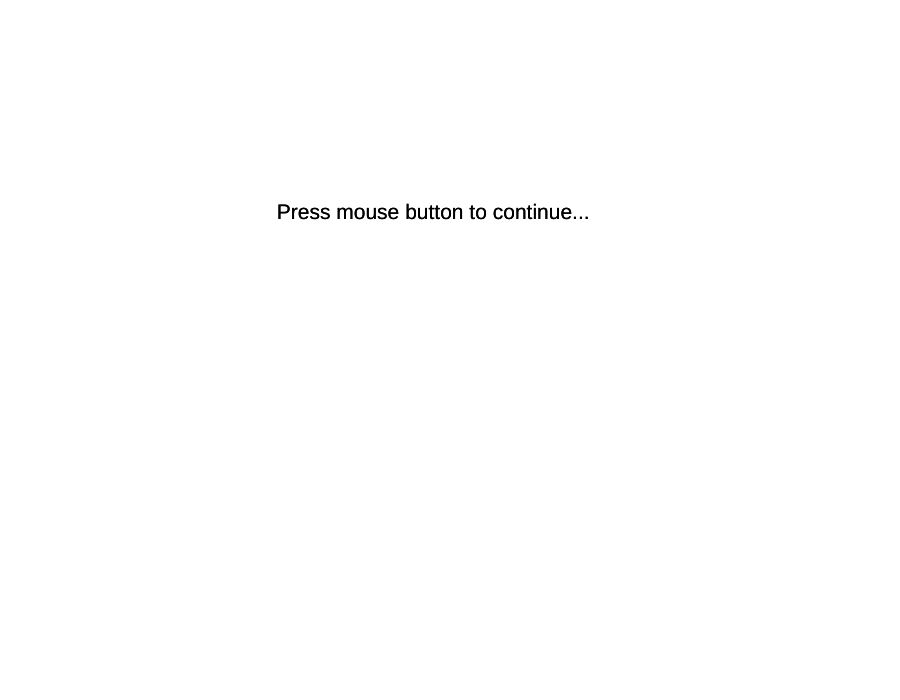
Frame 1 (no input)
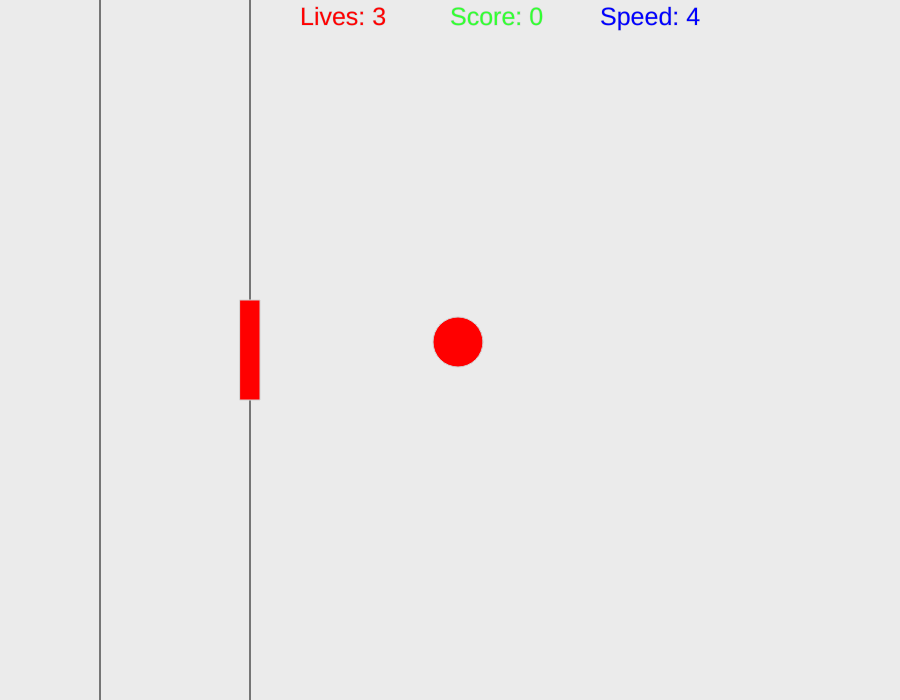
Frame 2 (the mouse pressed at the canvas centre, redrawn once)

The p5.js sketch that drew these frames (run headless with seeded random() and noise() and a simulated clock; the mouse was pressed at the canvas centre and the sketch redrawn once):

// p5.js sketch
// ── sketch.js
let canvasX = 900;
let canvasY = 700;

let colors = [0, 1, 2];

// BALL dimensions/variables
let ballR = 25;
let ballX = -ballR;
let ballY;
let speeds = [-4, 4];
let ballSpeedX;
let ballSpeedY;

let ballColor = 0;

let paddleWidth = 20;
let paddleHeight = 100;

let paddleColor = 0;

// constant left and right positions of paddle and variables for top and bottom positions
let paddleLeft = 100;
let paddleRight = paddleLeft + paddleWidth;
let paddleBottom;
let paddleTop;
let lastHit = -1000;

// game variables
let score = 0;
let scoreMark = 10;
let lifeCount = 3 + 1; // 3 (+ 1 to start game)
let reset = false;

function paddleCollisionX()
{
  let collision = (ballY >= paddleTop * .90) // ball below top
                  && (ballY <= paddleBottom * 1.1); // and above bottom

  collision = collision && (ballX - ballR <= paddleRight)
                        && (ballX - ballR >= paddleRight + ballSpeedX - 5); // check right side

  if(collision)
    lastHit = millis();

  return collision;
}

function wallCollisionX()
{
  let collision =  (ballX >= (canvasX - ballR + 1));

  return collision;

}

function wallCollisionY()
{
  let collision = ((ballY <= 0) || (ballY >= (canvasY - ballR + 1)));

  return collision;

}

function drawBall()
{
  if(ballColor == 0)
    fill(255, 0, 0); // blue
  else if(ballColor == 1)
    fill(0, 255, 0); // green
  else
    fill(0, 0, 255); // red

  ellipse(ballX, ballY, ballR * 2, ballR * 2); // createBall
}

function drawPaddle()
{
  if(paddleColor == 0)
    fill(255, 0, 0); // blue
  else if(paddleColor == 1)
    fill(0, 255, 0); // green
  else if(paddleColor == 2)
    fill(0, 0, 255); // red

  // draw paddle in middle of mouse, limited in the range of (100..250)
  if(mouseX >= 100 && mouseX <= 250)
  {
    paddleLeft = mouseX - paddleWidth / 2;
  }
  else if(mouseX > 250)
  {
    paddleLeft = 250 - paddleWidth / 2;
  }
  else if(mouseX < 100)
  {
    paddleLeft = 100 - paddleWidth / 2;
  }

  paddleRight = paddleLeft + paddleWidth;

  rect(paddleLeft, mouseY - (paddleHeight / 2), paddleWidth, paddleHeight);
  paddleBottom = mouseY + (paddleHeight / 2);
  paddleTop = mouseY - (paddleHeight / 2);
}

function keyPressed()
{
  if(keyCode == 32)
  {
    paddleColor = (paddleColor + 1) % colors.length;
  }
}

function printInfo()
{
  let fontSize = 25;
  textSize(fontSize);

  let infoString = "Lives: " + lifeCount + "       Score: " + int(score);
  let infoX = (canvasX / 2) - (infoString.length * fontSize / 4);

  strokeWeight(1);
  stroke(210, 210, 210); // border black

  fill(255, 0, 0);
  text("Lives: " + lifeCount, canvasX / 3, 25);

  fill(50, 255, 50);
  text("Score: " + int(score), canvasX / 2, 25);

  fill(0, 0, 255);
  text("Speed: " + speeds[1], canvasX / 1.5, 25);

}

function checkLose()
{
  return (ballX <= -ballR);
}

function resetBall()
{
  ballSpeedX = random(speeds);
  ballSpeedY = random(speeds);

  ballX = canvasX / 2;
  ballY = canvasY / 2;
}

function mousePressed()
{
  if(lifeCount >= 1)
  {
    reset = false;
    loop();
  }
}

function promptClick()
{
  let fontSize = 21;
  textSize(fontSize);

  let textInfo = "Press mouse button to continue...";
  fill(0, 0, 0);
  text(textInfo, (canvasX / 2) - textInfo.length * fontSize / 4, canvasY / 2 - ballR * fontSize / 4);
}

function setup()
{
  createCanvas(canvasX, canvasY);

  noCursor();
}

function gameOver()
{
  let fontSize = 42;
  textSize(fontSize);

  let textInfo = "GAME OVER";
  fill(0, 0, 0);
  text(textInfo, (canvasX / 2) - textInfo.length * fontSize / 4, canvasY / 2);
}

function draw()
{
  if(checkLose())
  {
    reset = true;

    lifeCount--;

    if(lifeCount >= 1)
    {
      promptClick();
      resetBall();
    }
    else
    {
      gameOver();
    }

    noLoop();
  }

  if(!reset)
  {
    score += .03;

    if(int(score) - scoreMark == 0)
    {
      scoreMark *= 2;

      for(let i = 0; i < speeds.length; i++)
      {
        if(speeds[i] < 0)
          speeds[i] -= 1;
        else if(speeds[i] > 0)
          speeds[i] += 1;
      }

      if(ballSpeedX < 0)
        ballSpeedX = speeds[0];
      else if(ballSpeedX > 0)
        ballSpeedY = speeds[1];

      if(ballSpeedY < 0)
        ballSpeedY = speeds[0];
      else if(ballSpeedY > 0)
        ballSpeedY = speeds[1]
    }

    background(235, 235, 235);

    //print paddle borders

    strokeWeight(1);
    stroke(0, 0, 0); // border black
    line(100, 0, 100, canvasY);
    line(250, 0, 250, canvasY);

    strokeWeight(0);
    stroke(0, 0, 0); // border black
    printInfo();

    strokeWeight(1);

    // paddle rectangle
    drawPaddle();

    ballX += ballSpeedX;
    ballY += ballSpeedY;

    // bouncing ball
    drawBall();

    // check for a collision
    if(wallCollisionX() || ((millis() - lastHit) >= 1000) && paddleCollisionX() && ballColor == paddleColor)
    {
      ballSpeedX = -ballSpeedX;

      ballColor = random(colors);
    }
    if(wallCollisionY())
    {
      ballSpeedY = -ballSpeedY;

      ballColor = random(colors);
    }
  }
  else if(lifeCount >= 1)
  {
    promptClick();
  }
}
